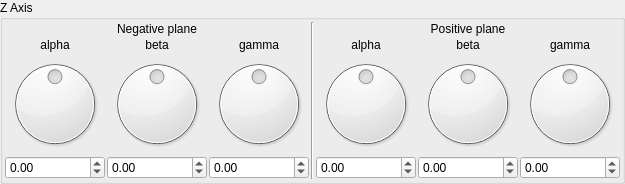
       <widget class="QGroupBox" name="groupBox_7">
        <property name="title">
         <string>Z Axis</string>
        </property>
        <layout class="QVBoxLayout" name="verticalLayout_7">
         <property name="spacing">
          <number>2</number>
         </property>
         <property name="leftMargin">
          <number>2</number>
         </property>
         <property name="topMargin">
          <number>2</number>
         </property>
         <property name="rightMargin">
          <number>2</number>
         </property>
         <property name="bottomMargin">
          <number>2</number>
         </property>
         <item>
          <layout class="QGridLayout" name="gridLayout_7">
           <property name="spacing">
            <number>2</number>
           </property>
           <item row="1" column="2">
            <widget class="QLabel" name="label_38">
             <property name="text">
              <string>gamma</string>
             </property>
             <property name="alignment">
              <set>Qt::AlignCenter</set>
             </property>
            </widget>
           </item>
           <item row="3" column="5">
            <widget class="MyDoubleSpinBox" name="spinboxd3_mandelbox_rotation_pos_3_y">
             <property name="sizePolicy">
              <sizepolicy hsizetype="Minimum" vsizetype="Maximum">
               <horstretch>0</horstretch>
               <verstretch>0</verstretch>
              </sizepolicy>
             </property>
             <property name="prefix">
              <string/>
             </property>
             <property name="suffix">
              <string/>
             </property>
             <property name="decimals">
              <number>2</number>
             </property>
             <property name="minimum">
              <double>-180.000000000000000</double>
             </property>
             <property name="maximum">
              <double>180.000000000000000</double>
             </property>
             <property name="singleStep">
              <double>1.000000000000000</double>
             </property>
            </widget>
           </item>
           <item row="1" column="0">
            <widget class="QLabel" name="label_41">
             <property name="text">
              <string>alpha</string>
             </property>
             <property name="alignment">
              <set>Qt::AlignCenter</set>
             </property>
            </widget>
           </item>
           <item row="2" column="2">
            <widget class="QDial" name="dial3_mandelbox_rotation_neg_3_z">
             <property name="minimum">
              <number>-18000</number>
             </property>
             <property name="maximum">
              <number>18000</number>
             </property>
             <property name="wrapping">
              <bool>true</bool>
             </property>
            </widget>
           </item>
           <item row="2" column="6">
            <widget class="QDial" name="dial3_mandelbox_rotation_pos_3_z">
             <property name="minimum">
              <number>-18000</number>
             </property>
             <property name="maximum">
              <number>18000</number>
             </property>
             <property name="wrapping">
              <bool>true</bool>
             </property>
            </widget>
           </item>
           <item row="1" column="6">
            <widget class="QLabel" name="label_42">
             <property name="text">
              <string>gamma</string>
             </property>
             <property name="alignment">
              <set>Qt::AlignCenter</set>
             </property>
            </widget>
           </item>
           <item row="0" column="4" colspan="3">
            <widget class="QLabel" name="label_43">
             <property name="text">
              <string>Positive plane</string>
             </property>
             <property name="alignment">
              <set>Qt::AlignCenter</set>
             </property>
            </widget>
           </item>
           <item row="0" column="0" colspan="3">
            <widget class="QLabel" name="label_44">
             <property name="text">
              <string>Negative plane</string>
             </property>
             <property name="alignment">
              <set>Qt::AlignCenter</set>
             </property>
            </widget>
           </item>
           <item row="2" column="1">
            <widget class="QDial" name="dial3_mandelbox_rotation_neg_3_y">
             <property name="minimum">
              <number>-18000</number>
             </property>
             <property name="maximum">
              <number>18000</number>
             </property>
             <property name="wrapping">
              <bool>true</bool>
             </property>
            </widget>
           </item>
           <item row="1" column="1">
            <widget class="QLabel" name="label_45">
             <property name="text">
              <string>beta</string>
             </property>
             <property name="alignment">
              <set>Qt::AlignCenter</set>
             </property>
            </widget>
           </item>
           <item row="2" column="4">
            <widget class="QDial" name="dial3_mandelbox_rotation_pos_3_x">
             <property name="minimum">
              <number>-18000</number>
             </property>
             <property name="maximum">
              <number>18000</number>
             </property>
             <property name="wrapping">
              <bool>true</bool>
             </property>
            </widget>
           </item>
           <item row="2" column="5">
            <widget class="QDial" name="dial3_mandelbox_rotation_pos_3_y">
             <property name="minimum">
              <number>-18000</number>
             </property>
             <property name="maximum">
              <number>18000</number>
             </property>
             <property name="wrapping">
              <bool>true</bool>
             </property>
            </widget>
           </item>
           <item row="3" column="6">
            <widget class="MyDoubleSpinBox" name="spinboxd3_mandelbox_rotation_pos_3_z">
             <property name="sizePolicy">
              <sizepolicy hsizetype="Minimum" vsizetype="Maximum">
               <horstretch>0</horstretch>
               <verstretch>0</verstretch>
              </sizepolicy>
             </property>
             <property name="prefix">
              <string/>
             </property>
             <property name="suffix">
              <string/>
             </property>
             <property name="decimals">
              <number>2</number>
             </property>
             <property name="minimum">
              <double>-180.000000000000000</double>
             </property>
             <property name="maximum">
              <double>180.000000000000000</double>
             </property>
             <property name="singleStep">
              <double>1.000000000000000</double>
             </property>
            </widget>
           </item>
           <item row="3" column="4">
            <widget class="MyDoubleSpinBox" name="spinboxd3_mandelbox_rotation_pos_3_x">
             <property name="sizePolicy">
              <sizepolicy hsizetype="Minimum" vsizetype="Maximum">
               <horstretch>0</horstretch>
               <verstretch>0</verstretch>
              </sizepolicy>
             </property>
             <property name="prefix">
              <string/>
             </property>
             <property name="suffix">
              <string/>
             </property>
             <property name="decimals">
              <number>2</number>
             </property>
             <property name="minimum">
              <double>-180.000000000000000</double>
             </property>
             <property name="maximum">
              <double>180.000000000000000</double>
             </property>
             <property name="singleStep">
              <double>1.000000000000000</double>
             </property>
            </widget>
           </item>
           <item row="3" column="1">
            <widget class="MyDoubleSpinBox" name="spinboxd3_mandelbox_rotation_neg_3_y">
             <property name="sizePolicy">
              <sizepolicy hsizetype="Minimum" vsizetype="Maximum">
               <horstretch>0</horstretch>
               <verstretch>0</verstretch>
              </sizepolicy>
             </property>
             <property name="prefix">
              <string/>
             </property>
             <property name="suffix">
              <string/>
             </property>
             <property name="decimals">
              <number>2</number>
             </property>
             <property name="minimum">
              <double>-180.000000000000000</double>
             </property>
             <property name="maximum">
              <double>180.000000000000000</double>
             </property>
             <property name="singleStep">
              <double>1.000000000000000</double>
             </property>
            </widget>
           </item>
           <item row="3" column="2">
            <widget class="MyDoubleSpinBox" name="spinboxd3_mandelbox_rotation_neg_3_z">
             <property name="sizePolicy">
              <sizepolicy hsizetype="Minimum" vsizetype="Maximum">
               <horstretch>0</horstretch>
               <verstretch>0</verstretch>
              </sizepolicy>
             </property>
             <property name="prefix">
              <string/>
             </property>
             <property name="suffix">
              <string/>
             </property>
             <property name="decimals">
              <number>2</number>
             </property>
             <property name="minimum">
              <double>-180.000000000000000</double>
             </property>
             <property name="maximum">
              <double>180.000000000000000</double>
             </property>
             <property name="singleStep">
              <double>1.000000000000000</double>
             </property>
            </widget>
           </item>
           <item row="1" column="4">
            <widget class="QLabel" name="label_39">
             <property name="text">
              <string>alpha</string>
             </property>
             <property name="alignment">
              <set>Qt::AlignCenter</set>
             </property>
            </widget>
           </item>
           <item row="1" column="5">
            <widget class="QLabel" name="label_40">
             <property name="text">
              <string>beta</string>
             </property>
             <property name="alignment">
              <set>Qt::AlignCenter</set>
             </property>
            </widget>
           </item>
           <item row="3" column="0">
            <widget class="MyDoubleSpinBox" name="spinboxd3_mandelbox_rotation_neg_3_x">
             <property name="sizePolicy">
              <sizepolicy hsizetype="Minimum" vsizetype="Maximum">
               <horstretch>0</horstretch>
               <verstretch>0</verstretch>
              </sizepolicy>
             </property>
             <property name="prefix">
              <string/>
             </property>
             <property name="suffix">
              <string/>
             </property>
             <property name="decimals">
              <number>2</number>
             </property>
             <property name="minimum">
              <double>-180.000000000000000</double>
             </property>
             <property name="maximum">
              <double>180.000000000000000</double>
             </property>
             <property name="singleStep">
              <double>1.000000000000000</double>
             </property>
            </widget>
           </item>
           <item row="2" column="0">
            <widget class="QDial" name="dial3_mandelbox_rotation_neg_3_x">
             <property name="minimum">
              <number>-18000</number>
             </property>
             <property name="maximum">
              <number>18000</number>
             </property>
             <property name="invertedAppearance">
              <bool>false</bool>
             </property>
             <property name="wrapping">
              <bool>true</bool>
             </property>
             <property name="notchesVisible">
              <bool>false</bool>
             </property>
            </widget>
           </item>
           <item row="0" column="3" rowspan="4">
            <widget class="Line" name="line_3">
             <property name="orientation">
              <enum>Qt::Vertical</enum>
             </property>
            </widget>
           </item>
          </layout>
         </item>
        </layout>
       </widget>
